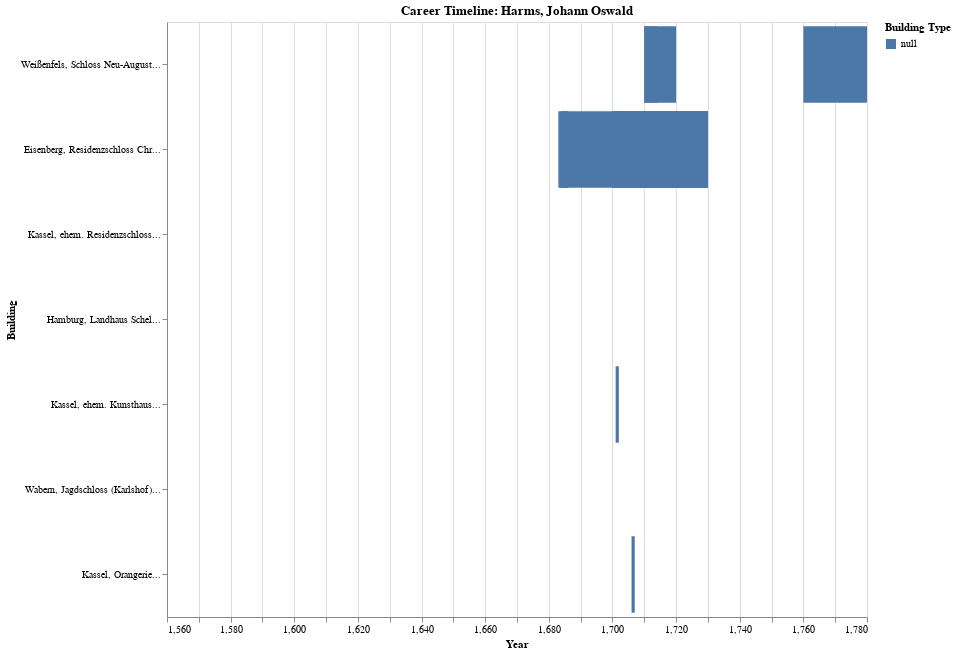

The code cell stored with this chart in its notebook:
### Code cell
# =============================================================================
# Painter Career Timeline Visualization
# =============================================================================

def visualize_painter_timeline(painter_name: str):
    """Create a timeline visualization of a painter's career."""
    
    timeline_data = con.execute("""
        SELECT 
            p.label,
            CAST(p.year_start AS INTEGER) as year_start,
            CAST(p.year_end AS INTEGER) as year_end,
            p.building_name,
            p.building_function,
            p.location_state
        FROM painting_persons pp
        JOIN paintings p ON pp.nfdi_uri = p.nfdi_uri
        WHERE pp.role = 'PAINTER' 
          AND pp.person_name = ?
          AND p.year_start IS NOT NULL
        ORDER BY p.year_start
    """, [painter_name]).pl()
    
    if len(timeline_data) == 0:
        print(f"No dated works found for {painter_name}")
        return
    
    # Convert to pandas for Altair
    df = timeline_data.to_pandas()
    df['year_end'] = df['year_end'].fillna(df['year_start'])
    df['duration'] = df['year_end'] - df['year_start'] + 1
    df['building_short'] = df['building_name'].str[:30] + '...'
    
    # Gantt-style timeline
    chart = alt.Chart(df).mark_bar().encode(
        x=alt.X('year_start:Q', title='Year', scale=alt.Scale(zero=False)),
        x2='year_end:Q',
        y=alt.Y('building_short:N', sort=alt.EncodingSortField('year_start'), title='Building'),
        color=alt.Color('building_function:N', title='Building Type'),
        tooltip=['label', 'building_name', 'building_function', 'location_state', 'year_start', 'year_end']
    ).properties(
        title=f'Career Timeline: {painter_name}',
        width=700,
        height=max(100, len(df) * 5)
    )
    
    ipython_display(chart)
    return chart

# Visualize selected painter
if SELECTED_PAINTER:
    print(f"\n📊 CAREER TIMELINE: {SELECTED_PAINTER}")
    visualize_painter_timeline(SELECTED_PAINTER)

### Figure 1 — Vega-Lite specification as saved in the notebook (floating-point values rounded to 4 significant figures)
{"config": {"view": {"continuousWidth": 300, "continuousHeight": 300}}, "data": {"name": "data-7e7d20c4e12d2f2493ed398c2ca3026f"}, "mark": {"type": "bar"}, "encoding": {"color": {"field": "building_function", "title": "Building Type", "type": "nominal"}, "tooltip": [{"field": "label", "type": "nominal"}, {"field": "building_name", "type": "nominal"}, {"field": "building_function", "type": "quantitative"}, {"field": "location_state", "type": "nominal"}, {"field": "year_start", "type": "quantitative"}, {"field": "year_end", "type": "quantitative"}], "x": {"field": "year_start", "scale": {"zero": false}, "title": "Year", "type": "quantitative"}, "x2": {"field": "year_end"}, "y": {"field": "building_short", "sort": {"field": "year_start"}, "title": "Building", "type": "nominal"}}, "height": 595, "title": "Career Timeline: Harms, Johann Oswald", "width": 700, "$schema": "https://vega.github.io/schema/vega-lite/v6.1.0.json", "datasets": {"data-7e7d20c4e12d2f2493ed398c2ca3026f": [{"label": "Himmelfahrt Jesu Christi", "year_start": 1569, "year_end": 1569, "building_name": "Weißenfels, Schloss Neu-Augustusburg", "building_function": null, "location_state": "Sachsen-Anhalt", "duration": 1, "building_short": "Weißenfels, Schloss Neu-August..."}, {"label": "„HAEC.VNICA.VIATAE.ZONA“", "year_start": 1682, "year_end": 1682, "building_name": "Weißenfels, Schloss Neu-Augustusburg", "building_function": null, "location_state": "Sachsen-Anhalt", "duration": 1, "building_short": "Weißenfels, Schloss Neu-August..."}, {"label": "Engel mit leerem Spruchband", "year_start": 1682, "year_end": 1682, "building_name": "Weißenfels, Schloss Neu-Augustusburg", "building_function": null, "location_state": "Sachsen-Anhalt", "duration": 1, "building_short": "Weißenfels, Schloss Neu-August..."}, {"label": "Beschneidung Isaaks", "year_start": 1682, "year_end": 1682, "building_name": "Weißenfels, Schloss Neu-Augustusburg", "building_function": null, "location_state": "Sachsen-Anhalt", "duration": 1, "building_short": "Weißenfels, Schloss Neu-August..."}, {"label": "„A.MALO.MALOUM.EX.PALO.SALVS“", "year_start": 1682, "year_end": 1682, "building_name": "Weißenfels, Schloss Neu-Augustusburg", "building_function": null, "location_state": "Sachsen-Anhalt", "duration": 1, "building_short": "Weißenfels, Schloss Neu-August..."}, {"label": "Das zweite Hauptbild - Diana und Aktäon", "year_start": 1682, "year_end": 1682, "building_name": "Eisenberg, Residenzschloss Christiansburg", "building_function": null, "location_state": "Thüringen", "duration": 1, "building_short": "Eisenberg, Residenzschloss Chr..."}, {"label": "Entwurf für ein Deckengemälde", "year_start": 1682, "year_end": 1682, "building_name": "Weißenfels, Schloss Neu-Augustusburg", "building_function": null, "location_state": "Sachsen-Anhalt", "duration": 1, "building_short": "Weißenfels, Schloss Neu-August..."}, {"label": "Das Jüngste Gericht", "year_start": 1682, "year_end": 1682, "building_name": "Weißenfels, Schloss Neu-Augustusburg", "building_function": null, "location_state": "Sachsen-Anhalt", "duration": 1, "building_short": "Weißenfels, Schloss Neu-August..."}, {"label": "David überschreitet den Bach Kidron", "year_start": 1682, "year_end": 1682, "building_name": "Weißenfels, Schloss Neu-Augustusburg", "building_function": null, "location_state": "Sachsen-Anhalt", "duration": 1, "building_short": "Weißenfels, Schloss Neu-August..."}, {"label": "Moses und die eherne Schlange", "year_start": 1682, "year_end": 1682, "building_name": "Weißenfels, Schloss Neu-Augustusburg", "building_function": null, "location_state": "Sachsen-Anhalt", "duration": 1, "building_short": "Weißenfels, Schloss Neu-August..."}, {"label": "Geburt des Moses", "year_start": 1682, "year_end": 1682, "building_name": "Weißenfels, Schloss Neu-Augustusburg", "building_function": null, "location_state": "Sachsen-Anhalt", "duration": 1, "building_short": "Weißenfels, Schloss Neu-August..."}, {"label": "Kreuzigung Jesu Christi", "year_start": 1682, "year_end": 1682, "building_name": "Weißenfels, Schloss Neu-Augustusburg", "building_function": null, "location_state": "Sachsen-Anhalt", "duration": 1, "building_short": "Weißenfels, Schloss Neu-August..."}, {"label": "Mirjam und Aaron vor der Stiftshütte", "year_start": 1682, "year_end": 1682, "building_name": "Weißenfels, Schloss Neu-Augustusburg", "building_function": null, "location_state": "Sachsen-Anhalt", "duration": 1, "building_short": "Weißenfels, Schloss Neu-August..."}, {"label": "„CONTEROR.MOX.GLORIOR“", "year_start": 1682, "year_end": 1682, "building_name": "Weißenfels, Schloss Neu-Augustusburg", "building_function": null, "location_state": "Sachsen-Anhalt", "duration": 1, "building_short": "Weißenfels, Schloss Neu-August..."}, {"label": "Erster Entwurf für ein Deckengemälde im Gemach des Herzogs", "year_start": 1682, "year_end": 1682, "building_name": "Weißenfels, Schloss Neu-Augustusburg", "building_function": null, "location_state": "Sachsen-Anhalt", "duration": 1, "building_short": "Weißenfels, Schloss Neu-August..."}, {"label": "„QVO.DILIGAR.DILIGO“", "year_start": 1682, "year_end": 1682, "building_name": "Weißenfels, Schloss Neu-Augustusburg", "building_function": null, "location_state": "Sachsen-Anhalt", "duration": 1, "building_short": "Weißenfels, Schloss Neu-August..."}, {"label": "Engel mit Laute", "year_start": 1682, "year_end": 1682, "building_name": "Weißenfels, Schloss Neu-Augustusburg", "building_function": null, "location_state": "Sachsen-Anhalt", "duration": 1, "building_short": "Weißenfels, Schloss Neu-August..."}, {"label": "Der Geist Gottes kommt über die 70 Ältesten", "year_start": 1682, "year_end": 1682, "building_name": "Weißenfels, Schloss Neu-Augustusburg", "building_function": null, "location_state": "Sachsen-Anhalt", "duration": 1, "building_short": "Weißenfels, Schloss Neu-August..."}, {"label": "„AETERNA.SUPERNA“", "year_start": 1682, "year_end": 1682, "building_name": "Weißenfels, Schloss Neu-Augustusburg", "building_function": null, "location_state": "Sachsen-Anhalt", "duration": 1, "building_short": "Weißenfels, Schloss Neu-August..."}, {"label": "Engel mit Geige", "year_start": 1682, "year_end": 1682, "building_name": "Weißenfels, Schloss Neu-Augustusburg", "building_function": null, "location_state": "Sachsen-Anhalt", "duration": 1, "building_short": "Weißenfels, Schloss Neu-August..."}, {"label": "„LUSTRANDO.LUSTRAT.OMNI“", "year_start": 1682, "year_end": 1682, "building_name": "Weißenfels, Schloss Neu-Augustusburg", "building_function": null, "location_state": "Sachsen-Anhalt", "duration": 1, "building_short": "Weißenfels, Schloss Neu-August..."}, {"label": "Himmelfahrt des Elias", "year_start": 1682, "year_end": 1682, "building_name": "Weißenfels, Schloss Neu-Augustusburg", "building_function": null, "location_state": "Sachsen-Anhalt", "duration": 1, "building_short": "Weißenfels, Schloss Neu-August..."}, {"label": "„MUTATA.RESURGAM“", "year_start": 1682, "year_end": 1682, "building_name": "Weißenfels, Schloss Neu-Augustusburg", "building_function": null, "location_state": "Sachsen-Anhalt", "duration": 1, "building_short": "Weißenfels, Schloss Neu-August..."}, {"label": "Taufe Jesu Christi", "year_start": 1682, "year_end": 1682, "building_name": "Weißenfels, Schloss Neu-Augustusburg", "building_function": null, "location_state": "Sachsen-Anhalt", "duration": 1, "building_short": "Weißenfels, Schloss Neu-August..."}, {"label": "Verklärung Jesu Christi", "year_start": 1682, "year_end": 1682, "building_name": "Weißenfels, Schloss Neu-Augustusburg", "building_function": null, "location_state": "Sachsen-Anhalt", "duration": 1, "building_short": "Weißenfels, Schloss Neu-August..."}, {"label": "Engel mit Flöte", "year_start": 1682, "year_end": 1682, "building_name": "Weißenfels, Schloss Neu-Augustusburg", "building_function": null, "location_state": "Sachsen-Anhalt", "duration": 1, "building_short": "Weißenfels, Schloss Neu-August..."}, {"label": "Verkündigung an Maria", "year_start": 1682, "year_end": 1682, "building_name": "Weißenfels, Schloss Neu-Augustusburg", "building_function": null, "location_state": "Sachsen-Anhalt", "duration": 1, "building_short": "Weißenfels, Schloss Neu-August..."}, {"label": "Engel mit Notenbuch", "year_start": 1682, "year_end": 1682, "building_name": "Weißenfels, Schloss Neu-Augustusburg", "building_function": null, "location_state": "Sachsen-Anhalt", "duration": 1, "building_short": "Weißenfels, Schloss Neu-August..."}, {"label": "Engel mit Notenblatt", "year_start": 1682, "year_end": 1682, "building_name": "Weißenfels, Schloss Neu-Augustusburg", "building_function": null, "location_state": "Sachsen-Anhalt", "duration": 1, "building_short": "Weißenfels, Schloss Neu-August..."}, {"label": "„AENIGMA.FUTURI“", "year_start": 1682, "year_end": 1682, "building_name": "Weißenfels, Schloss Neu-Augustusburg", "building_function": null, "location_state": "Sachsen-Anhalt", "duration": 1, "building_short": "Weißenfels, Schloss Neu-August..."}, {"label": "Christus am Ölberg", "year_start": 1682, "year_end": 1682, "building_name": "Weißenfels, Schloss Neu-Augustusburg", "building_function": null, "location_state": "Sachsen-Anhalt", "duration": 1, "building_short": "Weißenfels, Schloss Neu-August..."}, {"label": "Engel mit Trompete", "year_start": 1682, "year_end": 1682, "building_name": "Weißenfels, Schloss Neu-Augustusburg", "building_function": null, "location_state": "Sachsen-Anhalt", "duration": 1, "building_short": "Weißenfels, Schloss Neu-August..."}, {"label": "Samson mit den Toren von Gaza", "year_start": 1682, "year_end": 1682, "building_name": "Weißenfels, Schloss Neu-Augustusburg", "building_function": null, "location_state": "Sachsen-Anhalt", "duration": 1, "building_short": "Weißenfels, Schloss Neu-August..."}, {"label": "„REMISSA.COMMISSA“", "year_start": 1682, "year_end": 1682, "building_name": "Weißenfels, Schloss Neu-Augustusburg", "building_function": null, "location_state": "Sachsen-Anhalt", "duration": 1, "building_short": "Weißenfels, Schloss Neu-August..."}, {"label": "„DOLET.AST.REDOLET“", "year_start": 1682, "year_end": 1682, "building_name": "Weißenfels, Schloss Neu-Augustusburg", "building_function": null, "location_state": "Sachsen-Anhalt", "duration": 1, "building_short": "Weißenfels, Schloss Neu-August..."}, {"label": "Engel mit Pommer", "year_start": 1682, "year_end": 1682, "building_name": "Weißenfels, Schloss Neu-Augustusburg", "building_function": null, "location_state": "Sachsen-Anhalt", "duration": 1, "building_short": "Weißenfels, Schloss Neu-August..."}, {"label": "Ausgießung des Heiligen Geistes", "year_start": 1682, "year_end": 1682, "building_name": "Weißenfels, Schloss Neu-Augustusburg", "building_function": null, "location_state": "Sachsen-Anhalt", "duration": 1, "building_short": "Weißenfels, Schloss Neu-August..."}, {"label": "Engel mit leerem Spruchband", "year_start": 1682, "year_end": 1682, "building_name": "Weißenfels, Schloss Neu-Augustusburg", "building_function": null, "location_state": "Sachsen-Anhalt", "duration": 1, "building_short": "Weißenfels, Schloss Neu-August..."}, {"label": "Beschneidung Jesu", "year_start": 1682, "year_end": 1682, "building_name": "Weißenfels, Schloss Neu-Augustusburg", "building_function": null, "location_state": "Sachsen-Anhalt", "duration": 1, "building_short": "Weißenfels, Schloss Neu-August..."}, {"label": "Entwurf für ein Wandgemälde: Opferung der Iphigenie", "year_start": 1682, "year_end": 1682, "building_name": "Weißenfels, Schloss Neu-Augustusburg", "building_function": null, "location_state": "Sachsen-Anhalt", "duration": 1, "building_short": "Weißenfels, Schloss Neu-August..."}, {"label": "Engel mit Fanfare", "year_start": 1682, "year_end": 1682, "building_name": "Weißenfels, Schloss Neu-Augustusburg", "building_function": null, "location_state": "Sachsen-Anhalt", "duration": 1, "building_short": "Weißenfels, Schloss Neu-August..."}, {"label": "Das erste Hauptbild - Die Entführung der Europa", "year_start": 1682, "year_end": 1682, "building_name": "Eisenberg, Residenzschloss Christiansburg", "building_function": null, "location_state": "Thüringen", "duration": 1, "building_short": "Eisenberg, Residenzschloss Chr..."}, {"label": "Himmelfahrt Jesu Christi", "year_start": 1682, "year_end": 1682, "building_name": "Weißenfels, Schloss Neu-Augustusburg", "building_function": null, "location_state": "Sachsen-Anhalt", "duration": 1, "building_short": "Weißenfels, Schloss Neu-August..."}, {"label": "„FOVET.ET.TUETUR“", "year_start": 1682, "year_end": 1682, "building_name": "Weißenfels, Schloss Neu-Augustusburg", "building_function": null, "location_state": "Sachsen-Anhalt", "duration": 1, "building_short": "Weißenfels, Schloss Neu-August..."}, {"label": "Untergang der Ägypter im Roten Meer", "year_start": 1682, "year_end": 1682, "building_name": "Weißenfels, Schloss Neu-Augustusburg", "building_function": null, "location_state": "Sachsen-Anhalt", "duration": 1, "building_short": "Weißenfels, Schloss Neu-August..."}, {"label": "Engel mit Kesselpauken", "year_start": 1682, "year_end": 1682, "building_name": "Weißenfels, Schloss Neu-Augustusburg", "building_function": null, "location_state": "Sachsen-Anhalt", "duration": 1, "building_short": "Weißenfels, Schloss Neu-August..."}, {"label": "Engel mit Harfe", "year_start": 1682, "year_end": 1682, "building_name": "Weißenfels, Schloss Neu-Augustusburg", "building_function": null, "location_state": "Sachsen-Anhalt", "duration": 1, "building_short": "Weißenfels, Schloss Neu-August..."}, {"label": "„PENETRAT.ET.DISSIPAT“", "year_start": 1682, "year_end": 1682, "building_name": "Weißenfels, Schloss Neu-Augustusburg", "building_function": null, "location_state": "Sachsen-Anhalt", "duration": 1, "building_short": "Weißenfels, Schloss Neu-August..."}, {"label": "„INTERIMBUS.ARMIS“", "year_start": 1682, "year_end": 1682, "building_name": "Weißenfels, Schloss Neu-Augustusburg", "building_function": null, "location_state": "Sachsen-Anhalt", "duration": 1, "building_short": "Weißenfels, Schloss Neu-August..."}, {"label": "Raumkonstruktion für ein Wandbild", "year_start": 1683, "year_end": 1683, "building_name": "Weißenfels, Schloss Neu-Augustusburg", "building_function": null, "location_state": "Sachsen-Anhalt", "duration": 1, "building_short": "Weißenfels, Schloss Neu-August..."}, {"label": "Ausführungsriss für ein Deckengemälde im Gemach des Herzogs", "year_start": 1683, "year_end": 1683, "building_name": "Weißenfels, Schloss Neu-Augustusburg", "building_function": null, "location_state": "Sachsen-Anhalt", "duration": 1, "building_short": "Weißenfels, Schloss Neu-August..."}, {"label": "Das Hauptbild im nördlichen Deckenfeld - Die Anbetung der Hl. Drei Könige", "year_start": 1683, "year_end": 1683, "building_name": "Eisenberg, Residenzschloss Christiansburg", "building_function": null, "location_state": "Thüringen", "duration": 1, "building_short": "Eisenberg, Residenzschloss Chr..."}, {"label": "Das Hauptbild - Cephalus und Prokris", "year_start": 1683, "year_end": 1702, "building_name": "Eisenberg, Residenzschloss Christiansburg", "building_function": null, "location_state": "Thüringen", "duration": 20, "building_short": "Eisenberg, Residenzschloss Chr..."}, {"label": "Entwurf für ein Fresko in einem Gemach der Herzogin (tatsächlich für das Vorzimmer des Herzogs)", "year_start": 1683, "year_end": 1683, "building_name": "Weißenfels, Schloss Neu-Augustusburg", "building_function": null, "location_state": "Sachsen-Anhalt", "duration": 1, "building_short": "Weißenfels, Schloss Neu-August..."}, {"label": "Das zweite Hauptbild - Mariä Verkündigung", "year_start": 1683, "year_end": 1683, "building_name": "Eisenberg, Residenzschloss Christiansburg", "building_function": null, "location_state": "Thüringen", "duration": 1, "building_short": "Eisenberg, Residenzschloss Chr..."}, {"label": "Das erste Hauptbild - Jakob trifft Rahel am Brunnen", "year_start": 1683, "year_end": 1683, "building_name": "Eisenberg, Residenzschloss Christiansburg", "building_function": null, "location_state": "Thüringen", "duration": 1, "building_short": "Eisenberg, Residenzschloss Chr..."}, {"label": "Der Evangelist Matthäus", "year_start": 1684, "year_end": 1686, "building_name": "Eisenberg, Residenzschloss Christiansburg", "building_function": null, "location_state": "Thüringen", "duration": 3, "building_short": "Eisenberg, Residenzschloss Chr..."}, {"label": "Zwei Engel mit Schriftband \"DOMINUS DEUS ZEBAOTH\"", "year_start": 1684, "year_end": 1686, "building_name": "Eisenberg, Residenzschloss Christiansburg", "building_function": null, "location_state": "Thüringen", "duration": 3, "building_short": "Eisenberg, Residenzschloss Chr..."}, {"label": "Der Evangelist Johannes", "year_start": 1684, "year_end": 1686, "building_name": "Eisenberg, Residenzschloss Christiansburg", "building_function": null, "location_state": "Thüringen", "duration": 3, "building_short": "Eisenberg, Residenzschloss Chr..."}, {"label": "Die vier Medaillons in den Ecken", "year_start": 1684, "year_end": 1684, "building_name": "Eisenberg, Residenzschloss Christiansburg", "building_function": null, "location_state": "Thüringen", "duration": 1, "building_short": "Eisenberg, Residenzschloss Chr..."}, {"label": "Der Evangelist Lukas", "year_start": 1684, "year_end": 1686, "building_name": "Eisenberg, Residenzschloss Christiansburg", "building_function": null, "location_state": "Thüringen", "duration": 3, "building_short": "Eisenberg, Residenzschloss Chr..."}, {"label": "Die apokalyptischen Reiter", "year_start": 1684, "year_end": 1686, "building_name": "Eisenberg, Residenzschloss Christiansburg", "building_function": null, "location_state": "Thüringen", "duration": 3, "building_short": "Eisenberg, Residenzschloss Chr..."}, {"label": "Das Hauptbild - Minerva entreißt einen jungen Mann der Venus", "year_start": 1684, "year_end": 1684, "building_name": "Eisenberg, Residenzschloss Christiansburg", "building_function": null, "location_state": "Thüringen", "duration": 1, "building_short": "Eisenberg, Residenzschloss Chr..."}, {"label": "Zwei Engel mit Schriftband \"SANCTUS\"", "year_start": 1684, "year_end": 1686, "building_name": "Eisenberg, Residenzschloss Christiansburg", "building_function": null, "location_state": "Thüringen", "duration": 3, "building_short": "Eisenberg, Residenzschloss Chr..."}, {"label": "Fünf Engel mit Schriftband \"PLENA EST OMNIS TERRA GLORIA EIUS\"", "year_start": 1684, "year_end": 1686, "building_name": "Eisenberg, Residenzschloss Christiansburg", "building_function": null, "location_state": "Thüringen", "duration": 3, "building_short": "Eisenberg, Residenzschloss Chr..."}, {"label": "Fünf Engel mit Schriftband \"SANCTUS, SANCTUS\"", "year_start": 1684, "year_end": 1686, "building_name": "Eisenberg, Residenzschloss Christiansburg", "building_function": null, "location_state": "Thüringen", "duration": 3, "building_short": "Eisenberg, Residenzschloss Chr..."}, {"label": "Der Evangelist Markus", "year_start": 1684, "year_end": 1686, "building_name": "Eisenberg, Residenzschloss Christiansburg", "building_function": null, "location_state": "Thüringen", "duration": 3, "building_short": "Eisenberg, Residenzschloss Chr..."}, {"label": "Berg mit darauf aufgerichtetem Versal \"X\"", "year_start": 1685, "year_end": 1686, "building_name": "Eisenberg, Residenzschloss Christiansburg", "building_function": null, "location_state": "Thüringen", "duration": 2, "building_short": "Eisenberg, Residenzschloss Chr..."}, {"label": "Osterlamm mit Kreuzfahne", "year_start": 1685, "year_end": 1686, "building_name": "Eisenberg, Residenzschloss Christiansburg", "building_function": null, "location_state": "Thüringen", "duration": 2, "building_short": "Eisenberg, Residenzschloss Chr..."}, {"label": "Von Hand aus Wolken gefällter Baum fällt ins Feuer und brennt", "year_start": 1685, "year_end": 1686, "building_name": "Eisenberg, Residenzschloss Christiansburg", "building_function": null, "location_state": "Thüringen", "duration": 2, "building_short": "Eisenberg, Residenzschloss Chr..."}, {"label": "Berg mit darauf aufgerichtetem Christusmonogramm", "year_start": 1685, "year_end": 1686, "building_name": "Eisenberg, Residenzschloss Christiansburg", "building_function": null, "location_state": "Thüringen", "duration": 2, "building_short": "Eisenberg, Residenzschloss Chr..."}, {"label": "Ein aufgeschlagenes Buch auf einem Tisch liegend", "year_start": 1685, "year_end": 1686, "building_name": "Eisenberg, Residenzschloss Christiansburg", "building_function": null, "location_state": "Thüringen", "duration": 2, "building_short": "Eisenberg, Residenzschloss Chr..."}, {"label": "Wolke, Kelch mit Hostie", "year_start": 1685, "year_end": 1686, "building_name": "Eisenberg, Residenzschloss Christiansburg", "building_function": null, "location_state": "Thüringen", "duration": 2, "building_short": "Eisenberg, Residenzschloss Chr..."}, {"label": "Uroborus", "year_start": 1685, "year_end": 1686, "building_name": "Eisenberg, Residenzschloss Christiansburg", "building_function": null, "location_state": "Thüringen", "duration": 2, "building_short": "Eisenberg, Residenzschloss Chr..."}, {"label": "Gebärende, von ihren Jungen zerfressene Otter", "year_start": 1685, "year_end": 1686, "building_name": "Eisenberg, Residenzschloss Christiansburg", "building_function": null, "location_state": "Thüringen", "duration": 2, "building_short": "Eisenberg, Residenzschloss Chr..."}, {"label": "Das Hauptbild - Aeneas trifft Dido", "year_start": 1685, "year_end": 1685, "building_name": "Eisenberg, Residenzschloss Christiansburg", "building_function": null, "location_state": "Thüringen", "duration": 1, "building_short": "Eisenberg, Residenzschloss Chr..."}, {"label": "Landschaft mit Regenbogen", "year_start": 1685, "year_end": 1686, "building_name": "Eisenberg, Residenzschloss Christiansburg", "building_function": null, "location_state": "Thüringen", "duration": 2, "building_short": "Eisenberg, Residenzschloss Chr..."}, {"label": "Hand aus Wolken führt Kescher durchs Wasser", "year_start": 1685, "year_end": 1686, "building_name": "Eisenberg, Residenzschloss Christiansburg", "building_function": null, "location_state": "Thüringen", "duration": 2, "building_short": "Eisenberg, Residenzschloss Chr..."}, {"label": "Füllhorn", "year_start": 1685, "year_end": 1686, "building_name": "Eisenberg, Residenzschloss Christiansburg", "building_function": null, "location_state": "Thüringen", "duration": 2, "building_short": "Eisenberg, Residenzschloss Chr..."}, {"label": "Fels im Meer", "year_start": 1685, "year_end": 1686, "building_name": "Eisenberg, Residenzschloss Christiansburg", "building_function": null, "location_state": "Thüringen", "duration": 2, "building_short": "Eisenberg, Residenzschloss Chr..."}, {"label": "Die Decke im Herrschaftsstand", "year_start": 1685, "year_end": 1686, "building_name": "Eisenberg, Residenzschloss Christiansburg", "building_function": null, "location_state": "Thüringen", "duration": 2, "building_short": "Eisenberg, Residenzschloss Chr..."}, {"label": "Um einen Pfahl gewundener Weinstock", "year_start": 1685, "year_end": 1686, "building_name": "Eisenberg, Residenzschloss Christiansburg", "building_function": null, "location_state": "Thüringen", "duration": 2, "building_short": "Eisenberg, Residenzschloss Chr..."}, {"label": "Gewitter, Blitz", "year_start": 1685, "year_end": 1686, "building_name": "Eisenberg, Residenzschloss Christiansburg", "building_function": null, "location_state": "Thüringen", "duration": 2, "building_short": "Eisenberg, Residenzschloss Chr..."}, {"label": "Springbrunnen", "year_start": 1685, "year_end": 1686, "building_name": "Eisenberg, Residenzschloss Christiansburg", "building_function": null, "location_state": "Thüringen", "duration": 2, "building_short": "Eisenberg, Residenzschloss Chr..."}, {"label": "Entwurf für ein Fresko im Blauen Gemach der Herzogin", "year_start": 1685, "year_end": 1685, "building_name": "Weißenfels, Schloss Neu-Augustusburg", "building_function": null, "location_state": "Sachsen-Anhalt", "duration": 1, "building_short": "Weißenfels, Schloss Neu-August..."}, {"label": "Unter dem Fürstl. Stuhl / Ist die Außgiessung des heiligen Geistes angemahlet.", "year_start": 1685, "year_end": 1686, "building_name": "Eisenberg, Residenzschloss Christiansburg", "building_function": null, "location_state": "Thüringen", "duration": 2, "building_short": "Eisenberg, Residenzschloss Chr..."}, {"label": "Schädel, Sanduhr", "year_start": 1685, "year_end": 1686, "building_name": "Eisenberg, Residenzschloss Christiansburg", "building_function": null, "location_state": "Thüringen", "duration": 2, "building_short": "Eisenberg, Residenzschloss Chr..."}, {"label": "Auge Gottes", "year_start": 1685, "year_end": 1686, "building_name": "Eisenberg, Residenzschloss Christiansburg", "building_function": null, "location_state": "Thüringen", "duration": 2, "building_short": "Eisenberg, Residenzschloss Chr..."}, {"label": "Halbentwurf einer Scheinarchitektur", "year_start": 1688, "year_end": 1688, "building_name": "Kassel, ehem. Residenzschloss", "building_function": null, "location_state": "Hessen", "duration": 1, "building_short": "Kassel, ehem. Residenzschloss..."}, {"label": "Amor zielt auf ein im Garten weilendes Liebespaar", "year_start": 1688, "year_end": 1688, "building_name": "Kassel, ehem. Residenzschloss", "building_function": null, "location_state": "Hessen", "duration": 1, "building_short": "Kassel, ehem. Residenzschloss..."}, {"label": "Teilentwurf für das Rahmenwerk einer Deckenmalerei", "year_start": 1688, "year_end": 1688, "building_name": "Kassel, ehem. Residenzschloss", "building_function": null, "location_state": "Hessen", "duration": 1, "building_short": "Kassel, ehem. Residenzschloss..."}, {"label": "Halbentwurf einer Scheinarchitektur für eine rechteckige Decke", "year_start": 1688, "year_end": 1688, "building_name": "Kassel, ehem. Residenzschloss", "building_function": null, "location_state": "Hessen", "duration": 1, "building_short": "Kassel, ehem. Residenzschloss..."}, {"label": "Venus auf Wolken mit Amor und einem Putto", "year_start": 1688, "year_end": 1688, "building_name": "Kassel, ehem. Residenzschloss", "building_function": null, "location_state": "Hessen", "duration": 1, "building_short": "Kassel, ehem. Residenzschloss..."}, {"label": "Zwei Entwurfsvarianten für das Rahmenwerk einer Deckenmalerei", "year_start": 1688, "year_end": 1688, "building_name": "Kassel, ehem. Residenzschloss", "building_function": null, "location_state": "Hessen", "duration": 1, "building_short": "Kassel, ehem. Residenzschloss..."}, {"label": "Mars und Venus (?) mit Putten auf Wolken", "year_start": 1688, "year_end": 1688, "building_name": "Kassel, ehem. Residenzschloss", "building_function": null, "location_state": "Hessen", "duration": 1, "building_short": "Kassel, ehem. Residenzschloss..."}, {"label": "Jupiter auf Wolken mit seinem Adler entsendet Merkur", "year_start": 1688, "year_end": 1688, "building_name": "Kassel, ehem. Residenzschloss", "building_function": null, "location_state": "Hessen", "duration": 1, "building_short": "Kassel, ehem. Residenzschloss..."}, {"label": "Halbentwurf einer Scheinarchitektur", "year_start": 1688, "year_end": 1688, "building_name": "Kassel, ehem. Residenzschloss", "building_function": null, "location_state": "Hessen", "duration": 1, "building_short": "Kassel, ehem. Residenzschloss..."}, {"label": "Entwurf für Scheinarchitektur mit Säulenhalle und Kuppel von Johann Oswald Harms", "year_start": 1695, "year_end": 1695, "building_name": "Hamburg, Landhaus Schel", "building_function": null, "location_state": "Hamburg", "duration": 1, "building_short": "Hamburg, Landhaus Schel..."}, {"label": "Der Evangelist Matthäus", "year_start": 1700, "year_end": 1730, "building_name": "Eisenberg, Residenzschloss Christiansburg", "building_function": null, "location_state": "Thüringen", "duration": 31, "building_short": "Eisenberg, Residenzschloss Chr..."}, {"label": "Der Evangelist Lukas", "year_start": 1700, "year_end": 1730, "building_name": "Eisenberg, Residenzschloss Christiansburg", "building_function": null, "location_state": "Thüringen", "duration": 31, "building_short": "Eisenberg, Residenzschloss Chr..."}, {"label": "Der Evangelist Markus", "year_start": 1700, "year_end": 1730, "building_name": "Eisenberg, Residenzschloss Christiansburg", "building_function": null, "location_state": "Thüringen", "duration": 31, "building_short": "Eisenberg, Residenzschloss Chr..."}, {"label": "Der Evangelist Johannes", "year_start": 1700, "year_end": 1730, "building_name": "Eisenberg, Residenzschloss Christiansburg", "building_function": null, "location_state": "Thüringen", "duration": 31, "building_short": "Eisenberg, Residenzschloss Chr..."}, {"label": "Erste kleine Nische: Putten mit Skalpellen, flankiert von Skeletten", "year_start": 1701, "year_end": 1701, "building_name": "Kassel, ehem. Kunsthaus", "building_function": null, "location_state": "Hessen", "duration": 1, "building_short": "Kassel, ehem. Kunsthaus..."}, {"label": "Die Entwürfe von Johann Oswald Harms", "year_start": 1701, "year_end": 1701, "building_name": "Kassel, ehem. Kunsthaus", "building_function": null, "location_state": "Hessen", "duration": 1, "building_short": "Kassel, ehem. Kunsthaus..."}, {"label": "Zweite kleine Nische: Putten mit Lupe, Skelette halten Festons", "year_start": 1701, "year_end": 1701, "building_name": "Kassel, ehem. Kunsthaus", "building_function": null, "location_state": "Hessen", "duration": 1, "building_short": "Kassel, ehem. Kunsthaus..."}, {"label": "Dritte kleine Nische: Putten mit anatomischen Geräten, flankiert von Skeletten", "year_start": 1701, "year_end": 1701, "building_name": "Kassel, ehem. Kunsthaus", "building_function": null, "location_state": "Hessen", "duration": 1, "building_short": "Kassel, ehem. Kunsthaus..."}, {"label": "Erste große Nische: Putten mit Spritzen, Skelette als Atlanten", "year_start": 1701, "year_end": 1701, "building_name": "Kassel, ehem. Kunsthaus", "building_function": null, "location_state": "Hessen", "duration": 1, "building_short": "Kassel, ehem. Kunsthaus..."}, {"label": "Putten tragen ein Skelett und begutachten es", "year_start": 1701, "year_end": 1701, "building_name": "Kassel, ehem. Kunsthaus", "building_function": null, "location_state": "Hessen", "duration": 1, "building_short": "Kassel, ehem. Kunsthaus..."}, {"label": "Putten tragen einen Leichnam und sezieren ihn", "year_start": 1701, "year_end": 1701, "building_name": "Kassel, ehem. Kunsthaus", "building_function": null, "location_state": "Hessen", "duration": 1, "building_short": "Kassel, ehem. Kunsthaus..."}, {"label": "\"auff der Rehnbahn / im Kunsthause in Caßel / gemahlet 1702\"", "year_start": 1701, "year_end": 1702, "building_name": "Kassel, ehem. Kunsthaus", "building_function": null, "location_state": "Hessen", "duration": 2, "building_short": "Kassel, ehem. Kunsthaus..."}, {"label": "Zweite große Nische: Putten mit Sezierbesteck, Skelette mit Sense und Sanduhr", "year_start": 1701, "year_end": 1701, "building_name": "Kassel, ehem. Kunsthaus", "building_function": null, "location_state": "Hessen", "duration": 1, "building_short": "Kassel, ehem. Kunsthaus..."}, {"label": "Deckengestaltung (erhaltener Entwurf)", "year_start": 1702, "year_end": 1702, "building_name": "Kassel, ehem. Kunsthaus", "building_function": null, "location_state": "Hessen", "duration": 1, "building_short": "Kassel, ehem. Kunsthaus..."}, {"label": "Die ehemalige Deckenmalerei von Johann Oswald Harms 1703", "year_start": 1703, "year_end": 1703, "building_name": "Wabern, Jagdschloss (Karlshof)", "building_function": null, "location_state": "Hessen", "duration": 1, "building_short": "Wabern, Jagdschloss (Karlshof)..."}, {"label": "Deckenmalerei (erhaltene Entwürfe)", "year_start": 1704, "year_end": 1704, "building_name": "Kassel, ehem. Kunsthaus", "building_function": null, "location_state": "Hessen", "duration": 1, "building_short": "Kassel, ehem. Kunsthaus..."}, {"label": "Die Entwürfe von Johann Oswald Harms zur Ausstattung der Galerien", "year_start": 1706, "year_end": 1707, "building_name": "Kassel, Orangerie", "building_function": null, "location_state": "Hessen", "duration": 2, "building_short": "Kassel, Orangerie..."}, {"label": "Verkündigung an Maria", "year_start": 1710, "year_end": 1720, "building_name": "Weißenfels, Schloss Neu-Augustusburg", "building_function": null, "location_state": "Sachsen-Anhalt", "duration": 11, "building_short": "Weißenfels, Schloss Neu-August..."}, {"label": "Moses und die eherne Schlange", "year_start": 1710, "year_end": 1714, "building_name": "Weißenfels, Schloss Neu-Augustusburg", "building_function": null, "location_state": "Sachsen-Anhalt", "duration": 5, "building_short": "Weißenfels, Schloss Neu-August..."}, {"label": "Verkündigung an Maria", "year_start": 1760, "year_end": 1780, "building_name": "Weißenfels, Schloss Neu-Augustusburg", "building_function": null, "location_state": "Sachsen-Anhalt", "duration": 21, "building_short": "Weißenfels, Schloss Neu-August..."}, {"label": "Verkündigung an Maria", "year_start": 1770, "year_end": 1770, "building_name": "Weißenfels, Schloss Neu-Augustusburg", "building_function": null, "location_state": "Sachsen-Anhalt", "duration": 1, "building_short": "Weißenfels, Schloss Neu-August..."}]}}
